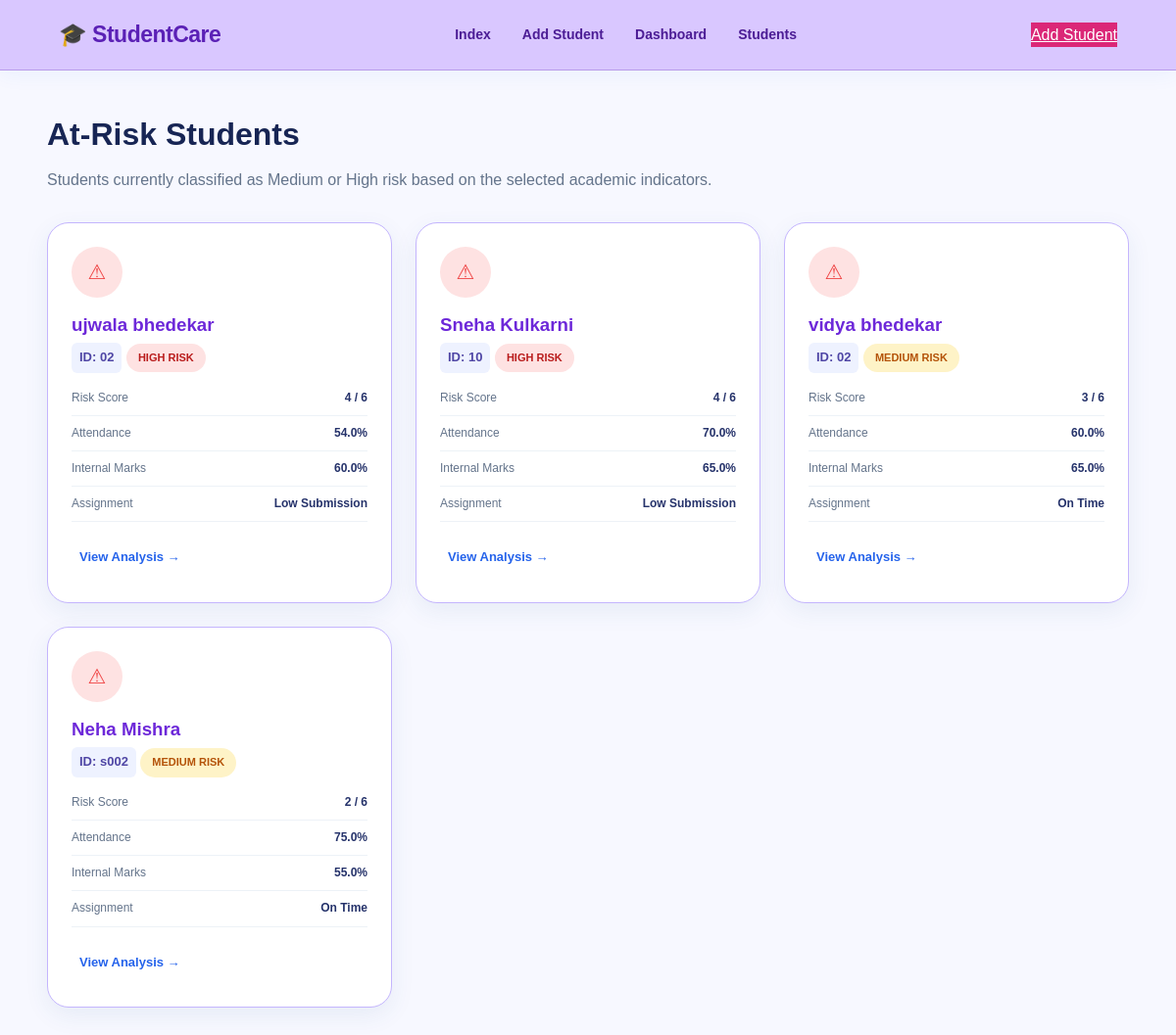
The app's page /at-risk with its own data.
### tables this page shows
CREATE TABLE students (
            id INTEGER PRIMARY KEY AUTOINCREMENT,
            student_id TEXT NOT NULL,
            student_name TEXT NOT NULL,
            class_name TEXT NOT NULL,

            attendance REAL NOT NULL,
            internal_marks REAL NOT NULL,
            assignment_status TEXT NOT NULL,
            previous_marks REAL NOT NULL,

            english_marks REAL NOT NULL,
            maths_marks REAL NOT NULL,
            hindi_marks REAL NOT NULL,
            marathi_marks REAL NOT NULL,
            science_marks REAL NOT NULL,
            history_marks REAL NOT NULL,
            geography_marks REAL NOT NULL,

            risk_score INTEGER NOT NULL,
            risk_level TEXT NOT NULL
        );

### app.py (the view)
@app.route("/at-risk")
def at_risk():
    conn = get_db_connection()
    students_data = conn.execute("""
        SELECT * FROM students
        WHERE risk_level IN ('Medium', 'High')
        ORDER BY risk_score DESC
    """).fetchall()
    conn.close()
    return render_template(
        "at_risk.html",
        students=students_data
    )

### app.py (called while the page is built)
def get_db_connection():
    conn = sqlite3.connect(DATABASE)
    conn.row_factory = sqlite3.Row
    return conn

### templates/at_risk.html (shortened to what this page needs)
{% extends "base.html" %}
{% block content %}
<div class="page-container">
    <h1>
        At-Risk Students
    </h1>
    <p class="page-description">
        Students currently classified as Medium or High
        risk based on the selected academic indicators.
    </p>
    {% if students %}
    <div class="student-grid">
        {% for student in students %}
        <div class="student-card">
            <div class="student-avatar"
                 style="background:#fee2e2; color:#ef4444;">
                ⚠
            </div>
            <h3>
                {{ student["student_name"] }}
            </h3>
            <div class="student-id">
                ID:
                {{ student["student_id"] }}
            </div>
            {% if student["risk_level"] == "High" %}
            <span class="badge badge-high">
                HIGH RISK
            </span>
            {% else %}
            <span class="badge badge-medium">
                MEDIUM RISK
            </span>
            {% endif %}
            <div class="student-detail">
                <span>
                    Risk Score
                </span>
                <strong>
                    {{ student["risk_score"] }} / 6
                </strong>
            </div>
            <div class="student-detail">
                <span>
                    Attendance
                </span>
                <strong>
                    {{ student["attendance"] }}%
                </strong>
            </div>
            <div class="student-detail">
                <span>
                    Internal Marks
                </span>
                <strong>
                    {{ student["internal_marks"] }}%
                </strong>
            </div>
            <div class="student-detail">
                <span>
                    Assignment
                </span>
                <strong>
                    {% if student["assignment_status"] == "On Time" %}
                        On Time
                    {% else %}
                        Low Submission
                    {% endif %}
                </strong>
            </div>
            <div class="student-actions">
                <a href="{{ url_for(
                    'result',
                    student_id=student['id']
                ) }}"
                   class="secondary-btn">
                    View Analysis →
                </a>
            </div>
        </div>
        {% endfor %}
    </div>
    {% endif %}
</div>
{% endblock %}

### static/style.css (style rules this page uses)
* { margin: 0; padding: 0; box-sizing: border-box; }
html { scroll-behavior: smooth; }
body { font-family: "Segoe UI", Arial, sans-serif; background: #f4f8ff; color: #172554; line-height: 1.6; }
:root { --primary: #2563eb; --primary-dark: #174ea6; --primary-light: #eaf3ff; --blue: #3b82f6; --blue-soft: #dbeafe; --red: #ef4444; --red-soft: #fee2e2; --orange: #f59e0b; --orange-soft: #fef3c7; --green: #16a34a; --green-soft: #dcfce7; --purple: #7c3aed; --purple-soft: #ede9fe; --dark: #172554; --text: #334155; --muted: #64748b; --white: #ffffff; --border: #e2e8f0; --shadow: 0 8px 30px rgba(37, 99, 235, 0.08); --shadow-hover: 0 16px 40px rgba(37, 99, 235, 0.15); --radius: 20px; }
.page-container { width: 92%; max-width: 1250px; margin: 40px auto; }
.page-container > h1 { font-size: 32px; color: var(--dark); margin-bottom: 8px; }
.page-container > .page-description { color: var(--muted); margin-bottom: 30px; }
.secondary-btn { display: inline-flex; align-items: center; justify-content: center; gap: 7px; background: white; color: var(--primary); border: 1px solid #bfdbfe; border-radius: 11px; padding: 11px 19px; text-decoration: none; font-size: 14px; font-weight: 700; transition: 0.25s; }
.student-grid { display: grid; grid-template-columns: repeat(3, 1fr); gap: 18px; }
.student-card { background: white; border: 1px solid var(--border); border-radius: 20px; padding: 22px; box-shadow: var(--shadow); transition: 0.3s; }
.student-avatar { width: 52px; height: 52px; border-radius: 50%; background: var(--blue-soft); color: var(--primary); display: flex; align-items: center; justify-content: center; font-size: 21px; margin-bottom: 13px; }
.student-card h3 { margin-bottom: 3px; color: var(--dark); }
.student-id { color: var(--muted); font-size: 12px; margin-bottom: 15px; }
.student-detail { display: flex; justify-content: space-between; padding: 8px 0; border-bottom: 1px solid #edf2f7; font-size: 12px; }
.student-detail span { color: var(--muted); }
.student-actions { margin-top: 15px; }
.badge { display: inline-block; padding: 6px 12px; border-radius: 20px; font-size: 11px; font-weight: 800; }
.badge-medium { background: var(--orange-soft); color: #b45309; }
.badge-high { background: var(--red-soft); color: #b91c1c; }
.student-grid { display: grid; grid-template-columns: repeat(auto-fit, minmax(320px, 1fr)); gap: 24px; margin-top: 25px; }
.student-card { background: #ffffff; border-radius: 22px; padding: 24px; box-shadow: 0 8px 25px rgba(40, 91, 145, 0.08); border: 1px solid #e2edf8; transition: 0.3s ease; }
.student-id { display: inline-block; color: #396d9e; font-size: 13px; font-weight: 700; background: #eaf4ff; padding: 6px 10px; border-radius: 8px; margin-bottom: 8px; }
.student-actions { display: grid; grid-template-columns: 1fr 1fr 1fr; gap: 8px; }
.student-actions a, .student-actions button { border: none; text-decoration: none; padding: 11px 8px; border-radius: 11px; font-size: 13px; font-weight: 700; text-align: center; cursor: pointer; transition: 0.2s ease; }
body { background-color: #f7f2ff; color: #263238; }
h1 { color: #4c1d95; }
h3 { color: #6d28d9; }
p { color: #64748b; }
a { color: #7c3aed; }
.card, .feature-card, .student-card, .dashboard-card, .support-card, .improve-card, .performance-card, .student-info, .student-result, .indicators, .risk-score, .attention, .roadmap-card, .form-container, .form-section, .empty-state { background-color: #ffffff; border-color: #e9d5ff; }
.card h2, .card h3, .feature-card h3, .student-card h3, .dashboard-card h3, .support-card h2, .improve-card h2, .performance-card h2 { color: #6d28d9; }
.student-card { border-color: #c4b5fd; }
.student-id { display: inline-block; padding: 5px 8px; background: #eef2ff; color: #4f46a5; border-radius: 6px; font-weight: 600; }
.student-actions { display: flex; align-items: center; gap: 6px; }
* { box-sizing: border-box; }
body { margin: 0; font-family: Arial, Helvetica, sans-serif; background: #f7f8ff; color: #26336b; }

### records on screen
students: student_name "ujwala bhedekar", student_id "02", risk_level "HIGH RISK", risk_score "4", attendance "54.0", internal_marks "60.0", assignment_status "Low Submission"
students: student_name "Sneha Kulkarni", student_id "10", risk_level "HIGH RISK", risk_score "4", attendance "70.0", internal_marks "65.0", assignment_status "Low Submission"
students: student_name "vidya bhedekar", student_id "02", risk_level "MEDIUM RISK", risk_score "3", attendance "60.0", internal_marks "65.0", assignment_status "On Time"
students: student_name "Neha Mishra", student_id "s002", risk_level "MEDIUM RISK", risk_score "2", attendance "75.0", internal_marks "55.0", assignment_status "On Time"
